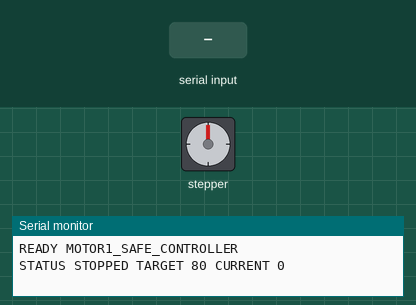
Simulated run of this sketch. Board: ESP32. Shown: stepper motor, the last lines printed to the serial monitor. Wiring (inferred from the names in the program): stepper motor driver (200 steps per turn assumed): step GPIO 25; direction GPIO 26. The inputs (shaded band) are chosen by the test bench.

Above: at 1.6 s.
1.7 s: "LEFT\n" received over Serial
At 2.7 s:
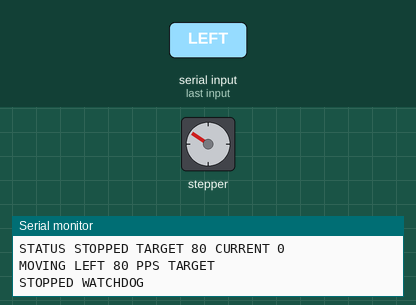
3.6 s: "LEFT\n" received over Serial
At 5.2 s:
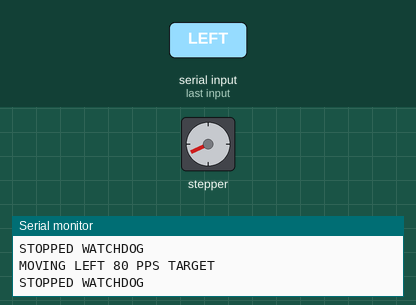
5.5 s: "RIGHT\n" received over Serial
At 5.7 s:
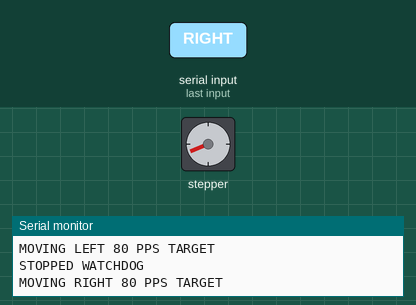
Timing chart, 0 to 8.5 s (numbered marks = the images above; inputs shaded):
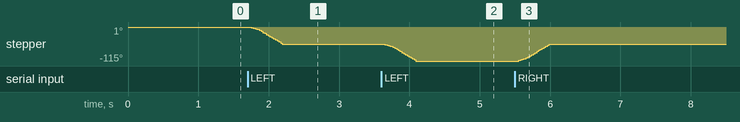

The sketch:

motor1_safe_test.ino
```cpp
// One-axis bench controller for ESP32 + TMC2209.
//
// Wiring:
//   GPIO25 (D25) -> STEP
//   GPIO26 (D26) -> DIR
//   3V3           -> VIO
//   GND           -> common GND
//
// Serial protocol at 115200 baud:
//   SPEED <20..2000>  - STEP pulses per second
//   LEFT / RIGHT      - start continuous motion
//   STOP              - stop immediately
//   PING              - keep-alive while moving
//   STATUS            - report current state
//
// Safety properties:
//   * no automatic movement after boot;
//   * STEP is LOW while stopped;
//   * motion stops if keep-alive is absent for 500 ms.

constexpr uint8_t STEP_PIN = 25;
constexpr uint8_t DIR_PIN = 26;

constexpr uint16_t MIN_SPEED_PPS = 20;
constexpr uint16_t MAX_SPEED_PPS = 2000;
constexpr uint16_t DEFAULT_SPEED_PPS = 80;
constexpr uint16_t STEP_HIGH_US = 4;
constexpr uint32_t WATCHDOG_MS = 500;
constexpr uint16_t ACCELERATION_PPS2 = 300;

enum class Motion : uint8_t { Stopped, Left, Right };

Motion motion = Motion::Stopped;
uint16_t targetSpeedPps = DEFAULT_SPEED_PPS;
uint16_t currentSpeedPps = 0;
uint32_t stepIntervalUs = 1000000UL / MIN_SPEED_PPS;
uint32_t nextStepUs = 0;
uint32_t lastKeepAliveMs = 0;
uint32_t lastRampMs = 0;

String inputLine;

const char* motionName() {
  switch (motion) {
    case Motion::Left: return "LEFT";
    case Motion::Right: return "RIGHT";
    default: return "STOPPED";
  }
}

void stopMotor(const char* reason) {
  motion = Motion::Stopped;
  currentSpeedPps = 0;
  digitalWrite(STEP_PIN, LOW);
  Serial.print("STOPPED ");
  Serial.println(reason);
}

void setSpeed(uint16_t requested) {
  targetSpeedPps = constrain(requested, MIN_SPEED_PPS, MAX_SPEED_PPS);
  Serial.print("OK SPEED ");
  Serial.println(targetSpeedPps);
}

void startMotor(Motion requestedMotion) {
  digitalWrite(STEP_PIN, LOW);
  digitalWrite(DIR_PIN, requestedMotion == Motion::Right ? HIGH : LOW);
  delayMicroseconds(20);

  motion = requestedMotion;
  currentSpeedPps = MIN_SPEED_PPS;
  stepIntervalUs = 1000000UL / currentSpeedPps;
  lastKeepAliveMs = millis();
  lastRampMs = lastKeepAliveMs;
  nextStepUs = micros() + stepIntervalUs;

  Serial.print("MOVING ");
  Serial.print(motionName());
  Serial.print(" ");
  Serial.print(targetSpeedPps);
  Serial.println(" PPS TARGET");
}

void printStatus() {
  Serial.print("STATUS ");
  Serial.print(motionName());
  Serial.print(" TARGET ");
  Serial.print(targetSpeedPps);
  Serial.print(" CURRENT ");
  Serial.println(currentSpeedPps);
}

void processCommand(String command) {
  command.trim();
  command.toUpperCase();

  if (command.startsWith("SPEED ")) {
    const long requested = command.substring(6).toInt();
    if (requested < MIN_SPEED_PPS || requested > MAX_SPEED_PPS) {
      Serial.println("ERR SPEED_RANGE_20_2000");
      return;
    }
    setSpeed(static_cast<uint16_t>(requested));
  } else if (command == "LEFT") {
    startMotor(Motion::Left);
  } else if (command == "RIGHT") {
    startMotor(Motion::Right);
  } else if (command == "STOP") {
    stopMotor("COMMAND");
  } else if (command == "PING") {
    lastKeepAliveMs = millis();
  } else if (command == "STATUS") {
    printStatus();
  } else if (command.length() > 0) {
    Serial.println("ERR UNKNOWN_COMMAND");
  }
}

void serviceSerial() {
  while (Serial.available()) {
    const char c = static_cast<char>(Serial.read());
    if (c == '\n' || c == '\r') {
      if (inputLine.length() > 0) {
        processCommand(inputLine);
        inputLine = "";
      }
    } else if (inputLine.length() < 80) {
      inputLine += c;
    } else {
      inputLine = "";
      Serial.println("ERR COMMAND_TOO_LONG");
    }
  }
}

void serviceMotor() {
  if (motion == Motion::Stopped) return;

  const uint32_t nowMs = millis();
  if (nowMs - lastKeepAliveMs > WATCHDOG_MS) {
    stopMotor("WATCHDOG");
    return;
  }

  const uint32_t rampElapsedMs = nowMs - lastRampMs;
  if (rampElapsedMs >= 10 && currentSpeedPps != targetSpeedPps) {
    uint32_t change = (static_cast<uint32_t>(ACCELERATION_PPS2) * rampElapsedMs) / 1000UL;
    if (change == 0) change = 1;

    if (currentSpeedPps < targetSpeedPps) {
      currentSpeedPps = static_cast<uint16_t>(
          min<uint32_t>(targetSpeedPps, static_cast<uint32_t>(currentSpeedPps) + change));
    } else {
      const uint32_t reduced = currentSpeedPps > change ? currentSpeedPps - change : MIN_SPEED_PPS;
      currentSpeedPps = static_cast<uint16_t>(max<uint32_t>(targetSpeedPps, reduced));
    }

    stepIntervalUs = 1000000UL / currentSpeedPps;
    lastRampMs = nowMs;
  }

  const uint32_t now = micros();
  if (static_cast<int32_t>(now - nextStepUs) < 0) return;

  digitalWrite(STEP_PIN, HIGH);
  delayMicroseconds(STEP_HIGH_US);
  digitalWrite(STEP_PIN, LOW);

  nextStepUs += stepIntervalUs;
  if (static_cast<int32_t>(now - nextStepUs) >= 0) {
    nextStepUs = now + stepIntervalUs;
  }
}

void setup() {
  digitalWrite(STEP_PIN, LOW);
  digitalWrite(DIR_PIN, LOW);
  pinMode(STEP_PIN, OUTPUT);
  pinMode(DIR_PIN, OUTPUT);

  inputLine.reserve(96);
  Serial.begin(115200);
  delay(400);
  Serial.println("READY MOTOR1_SAFE_CONTROLLER");
  printStatus();
}

void loop() {
  serviceSerial();
  serviceMotor();
}
```

Measured:
- after the input at 1.7 s, stepper: turns 57° counter-clockwise in 0.44 s, starting after 0.05 s
- after the input at 3.6 s, stepper: turns 58° counter-clockwise in 0.44 s, starting after 0.05 s
- after the input at 5.5 s, stepper: turns 58° clockwise in 0.44 s, starting after 0.05 s
